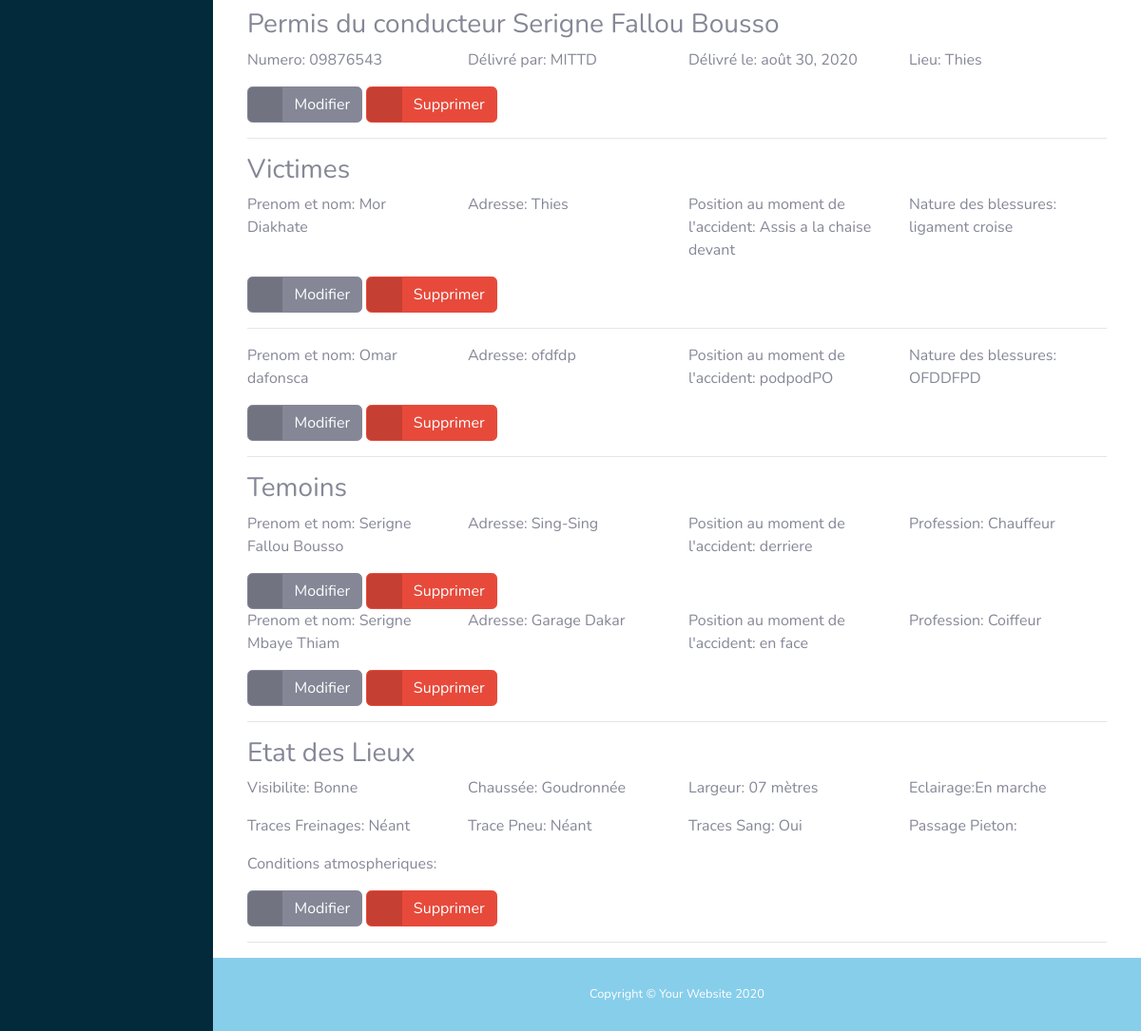
Before: /accident/detail/3 (lower part) with the older database file.
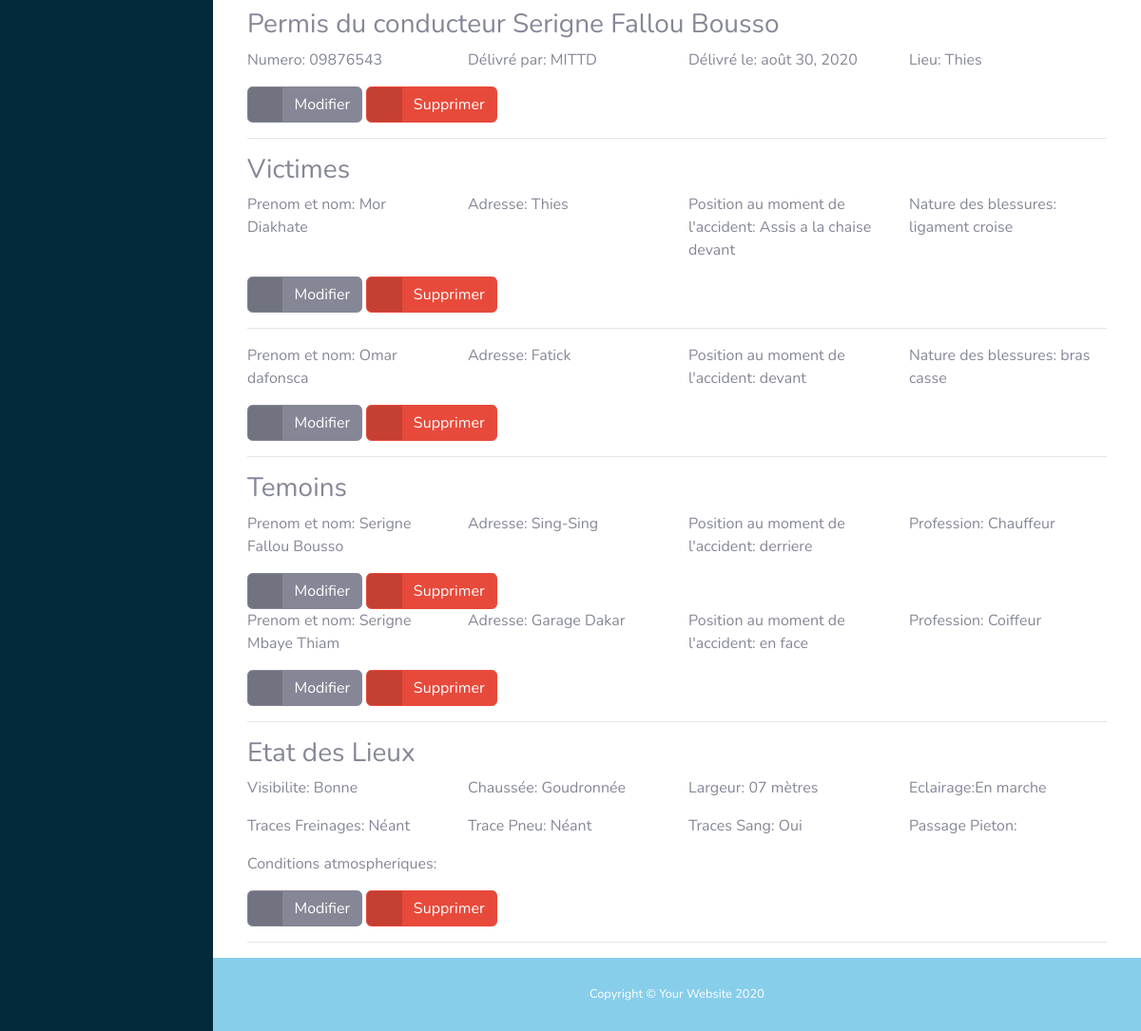
After: the same page with the newer database file.
### accident/models.py (models this page shows, shortened)
class Permis(models.Model):
    numero = models.CharField("Numero", max_length=200)
    delivre_par = models.CharField("Delivre par", max_length=200)
    delivre_le = models.DateField("Delivre le", auto_now_add=False)
    lieu = models.CharField("Lieu", max_length=255)
    conducteur = models.OneToOneField(Conducteur, on_delete=models.CASCADE,blank=True,null=True)

class Conducteur(models.Model):
    nom_prenom = models.CharField("Nom & Prenom", max_length=255)
    date_naissance = models.DateField("Date de naissance", blank=True, null=True, auto_now_add=False)
    lieu_naissance = models.CharField("Lieu de naissance",blank=True, max_length=255)
    filiation = models.CharField("Filiation",blank=True, max_length=255)
    profession = models.CharField("Profession", max_length=255)
    domicile = models.CharField("Domicile",blank=True, max_length=255)
    telephone = models.CharField("Telephone",blank=True, max_length=15)
    comportement = models.CharField("Comportement",blank=True, max_length=200)
    vehicule = models.OneToOneField(Vehicule, on_delete=models.CASCADE,blank=True,null=True)
    def __str__(self):
        return self.nom_prenom

class Victime(models.Model):
    nom_prenom = models.CharField("Nom & Prenom", max_length=255)
    filiation_complete = models.CharField("Filiation complete", max_length=255)
    adresse = models.CharField("Adresse", max_length=255)
    nature_des_blessures = models.TextField("Nature des blessures")
    position_moment_accident = models.CharField("Position au moment de l'accident", max_length=255)
    accident = models.ForeignKey(Accident, on_delete=models.CASCADE,blank=True,null=True)

class Temoin(models.Model):
    nom_prenom = models.CharField("Nom & Prenom", max_length=255)
    profession = models.CharField("Profession", max_length=255)
    adresse = models.CharField("Adresse", max_length=255)
    position_moment_accident = models.CharField("Position au moment de l'accident", max_length=255)
    accident = models.ForeignKey(Accident, on_delete=models.CASCADE,blank=True,null=True)

class EtatDesLieux(models.Model):
    visibilite = models.CharField("Visibilite", max_length=255)
    chaussee = models.CharField("Chausse", max_length=255)
    largeur = models.CharField("Largeur", max_length=255)
    eclairage = models.CharField("Eclairage", max_length=255)
    tracesFreinage = models.CharField("Traces de freinage", max_length=255)
    tracesSang = models.CharField("Traces de sang", max_length=255)
    tracePneu = models.CharField("Traces de pneus", max_length=255)
    PassagePieton = models.CharField("Passage pieton", max_length=255)
    condition_atmospherique = models.TextField("Conditions atmospheriques")
    accident = models.OneToOneField(Accident, on_delete=models.CASCADE,blank=True,null=True)

### accident/views.py (the view)
# urls.py: path('detail/<int:accident_id>',views.detailAccident, name='detail_accident'),
def detailAccident(request, accident_id):
    try:
        accident = Accident.objects.get(pk=accident_id)
        listVehicule = Vehicule.objects.filter(accident=accident)
        listConducteur=[]
        listAssurance=[]
        listPermis=[]
        listTemoin=Temoin.objects.filter(accident=accident)
        listVictime= Victime.objects.filter(accident=accident)
        etatDesLieux=EtatDesLieux.objects.get(accident=accident)
        listDeclaration=[]
        listProprietaire=[]
        for vehicule in listVehicule:
            listConducteur.append(Conducteur.objects.get(vehicule=vehicule))
        for vehicule in listVehicule:
            listAssurance.append(Assurance.objects.get(vehicule=vehicule))
        for conducteur in listConducteur:
            listPermis.append(Permis.objects.get(conducteur=conducteur))
        if accident.type_accident == 'Accident Materiel':
            for conducteur in listConducteur:
                listDeclaration.append(Declaration.objects.get(conducteur=conducteur))
        for vehicule in listVehicule:
            listProprietaire.append(Proprietaire.objects.get(vehicule=vehicule))
        context = {
            'listProprietaire':listProprietaire,
            'listDeclaration':listDeclaration,
            'listTemoin':listTemoin,
            'listVictime':listVictime,
            'listPermis':listPermis,
            'listAssurance':listAssurance,
            'listConducteur':listConducteur,
            'accident': accident,
            'listVehicule':listVehicule,
            'etatDesLieux':etatDesLieux
        }
    except Accident.DoesNotExist:
        raise Http404("Question does not exist")
    return render(request, 'detail_accident.html', context)

### accident/models.py (called while the page is built)
    def __str__(self):
        return self.nom

    def __str__(self):
        return f'{self.numero}-{self.marque}'

### accident/templates/detail_accident.html (shortened to what this page needs)
{% extends 'base.html'%}
{% block content %}
     <div class="row">
        <div class="col-md-12">
                {% if listPermis %}
                    {% for permis in listPermis %}
                        <h3>Permis du conducteur {{permis.conducteur}}</h3>
                        <div class="row">
                            <p class="col-md-3">Numero: {{permis.numero}}</p>
                            <p class="col-md-3">Délivré par: {{permis.delivre_par}}</p>
                            <p class="col-md-3">Délivré le: {{permis.delivre_le}}</p>
                            <p class="col-md-3">Lieu: {{permis.lieu}}
                        </div>
                        <a href="{% url 'accident:update_permis' id=permis.id%}" class="btn btn-secondary btn-icon-split">
                            <span class="icon text-white-50">
                                <i class="fas fa-edit"></i>
                            </span>
                            <span class="text">Modifier</span>
                        </a>
                        <a href="{% url 'accident:delete_permis' id=permis.id%}" class="btn btn-danger btn-icon-split">
                            <span class="icon text-white-50">
                                <i class="fas fa-trash"></i>
                            </span>
                            <span class="text">Supprimer</span>
                        </a>
                    {% endfor%}
                {% endif%}
                <hr>
                <h3>Victimes</h3>
                {% if listVictime %}
                    {% for victime in listVictime%}
                        <div class="row">
                            <p class="col-md-3">Prenom et nom: {{victime.nom_prenom}}</p>
                            <p class="col-md-3">Adresse: {{victime.adresse}}</p>
                            <p class="col-md-3">Position au moment de l'accident: {{victime.position_moment_accident}}</p>
                            <p class="col-md-3">Nature des blessures: {{victime.nature_des_blessures}}</p>
                        </div>
                        <a href="{% url 'accident:update_victime' id=victime.id%}" class="btn btn-secondary btn-icon-split">
                            <span class="icon text-white-50">
                                <i class="fas fa-edit"></i>
                            </span>
                            <span class="text">Modifier</span>
                        </a>
                        <a href="{% url 'accident:delete_victime' id=victime.id%}" class="btn btn-danger btn-icon-split">
                            <span class="icon text-white-50">
                                <i class="fas fa-trash"></i>
                            </span>
                            <span class="text">Supprimer</span>
                        </a>
                        <hr>
                    {% endfor%}
                {% endif%}
                <h3>Temoins</h3>
                {% if listTemoin %}
                    {% for temoin in listTemoin %}
                       <div class="row">
                            <p class="col-md-3">Prenom et nom: {{temoin.nom_prenom}}</p>
                            <p class="col-md-3">Adresse: {{temoin.adresse}}</p>
                            <p class="col-md-3">Position au moment de l'accident: {{temoin.position_moment_accident}}</p>
                            <p class="col-md-3">Profession: {{temoin.profession}}</p>
                        </div>
                        <a href="{% url 'accident:update_temoin' id=temoin.id%}" class="btn btn-secondary btn-icon-split">
                            <span class="icon text-white-50">
                                <i class="fas fa-edit"></i>
                            </span>
                            <span class="text">Modifier</span>
                        </a>
                        <a href="{% url 'accident:delete_temoin' id=temoin.id%}" class="btn btn-danger btn-icon-split">
                            <span class="icon text-white-50">
                                <i class="fas fa-trash"></i>
                            </span>
                            <span class="text">Supprimer</span>
                        </a>
                    {% endfor%}
                {% endif%}
                <hr>
                <h3>Etat des Lieux</h3>
                {% if etatDesLieux %}
                    <div class="row">
                        <p class="col-md-3">Visibilite: {{etatDesLieux.visibilite}}</p>
                        <p class="col-md-3">Chaussée: {{etatDesLieux.chaussee}}</p>
                        <p class="col-md-3">Largeur: {{etatDesLieux.largeur}}</p>
                        <p class="col-md-3">Eclairage:{{etatDesLieux.eclairage}}</p>
                        <p class="col-md-3">Traces Freinages: {{etatDesLieux.tracesFreinage}}</p>
                        <p class="col-md-3">Trace Pneu: {{etatDesLieux.tracePneu}}</p>
                        <p class="col-md-3">Traces Sang: {{etatDesLieux.tracesSang}}</p>
                        <p class="col-md-3">Passage Pieton: {{etatDesLieux.passagePieton}}</p>
                        <p class="col-md-3">Conditions atmospheriques: {{etatDesLieux.conditions_atmospherique}}</p>
                    </div>
                    <a href="{% url 'accident:update_etat_des_lieux' id=etatDesLieux.id%}" class="btn btn-secondary btn-icon-split">
                        <span class="icon text-white-50">
                            <i class="fas fa-edit"></i>
                        </span>
                        <span class="text">Modifier</span>
                    </a>
                    <a href="{% url 'accident:delete_etat_des_lieux' id=etatDesLieux.id%}" class="btn btn-danger btn-icon-split">
                        <span class="icon text-white-50">
                            <i class="fas fa-trash"></i>
                        </span>
                        <span class="text">Supprimer</span>
                    </a>
                {% endif %}
                <hr>
            </div>
        </div>
{% endblock %}

### accident/templates/base.html (shortened to what this page needs)
<!DOCTYPE html>
<html lang="fr">
<head>
    {% load static %}
    <link href="{% static 'vendor/fontawesome-free/css/all.min.css'%}" rel="stylesheet" type="text/css">
    <link href="{% static 'css/sb-admin-2.min.css'%}" rel="stylesheet">
</head>
<body id="page-top">
    <div id="wrapper">
        <ul class="navbar-nav sidebar sidebar-dark accordion" id="accordionSidebar" style="background:#022a3a">
        </ul>
        <div id="content-wrapper" class="d-flex flex-column">
            <div id="content">
                <div class="container-fluid bg-white">
                    <div class="col-md-12">
                        {% block content%}{%endblock%}
                    </div>
                </div>
            </div>
            <footer class="sticky-footer " style="background-color: #87CEEB">
                <div class="container my-auto">
                    <div class="copyright text-center text-white my-auto">
                        <span>Copyright &copy; Your Website 2020</span>
                    </div>
                </div>
            </footer>
        </div>
    </div>
</body>
</html>

Changed rows visible on the page:
changed Victime "Omar dafonsca": adresse "ofdfdp" → "Fatick"; position_moment_accident "podpodPO" → "devant"; nature_des_blessures "OFDDFPD" → "bras casse"
